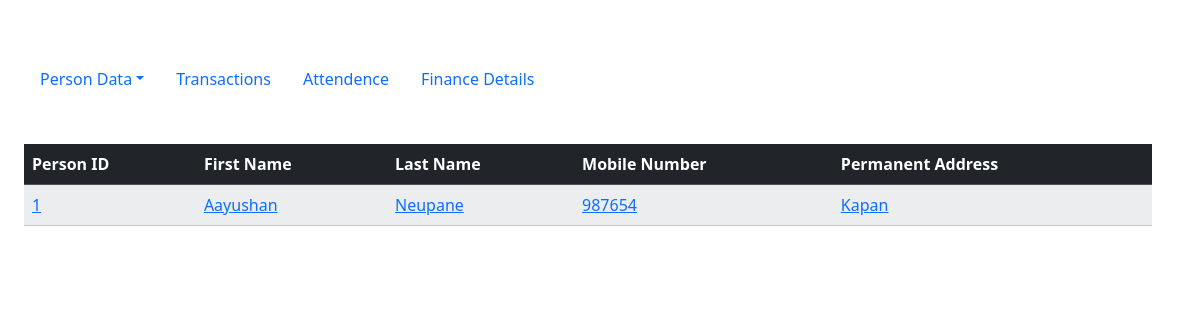
The page /view_staff_list on the database as committed earlier.
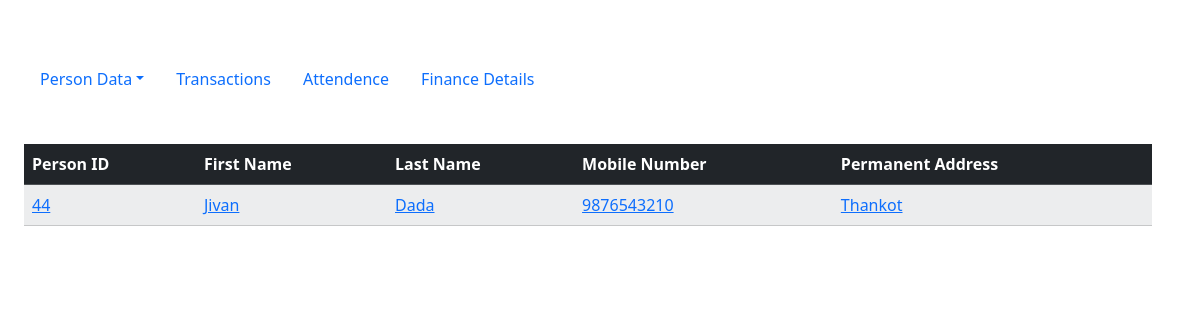
The same page on the database as committed later.
### tables this page shows
CREATE TABLE staff(
    staff_id INTEGER,
    joined_date DATE,
    left_date DATE,
    salary NUMBER,
    post TEXT,
    FOREIGN KEY (staff_id) REFERENCES persons(person_id)
    PRIMARY KEY(staff_id)
);

CREATE TABLE persons(
    person_id INTEGER, /*primary key for  member*/
    first_name TEXT,
    last_name TEXT,
    photo TEXT, /* passport size photo name, which will be stored in /static/uploads */
    gender VARCHAR(1),/* M or F or O (Male, Female, Other) */
    dob DATE,
    temporary_address TEXT,
    permanent_address TEXT,
    mobile_number TEXT,
    occupation TEXT,
    emergency_number TEXT,
    married INTEGER, /* 0 for unmarried 1 for married*/
    blood_group TEXT,
    PRIMARY KEY (person_id) /* Automatically increments the id for new record in the table */
);

### app.py (the view)
@app.route("/view_staff_list")
def view_staff_list():
        records = db.execute("SELECT * FROM persons JOIN staff ON persons.person_id = staff.staff_id")
        return render_template("viewstafflist.html", current_page="view_member_data", records=records)

### templates/viewstafflist.html (shortened to what this page needs)
{% extends "template.html" %}
{% block body %}
    <table class="table table-striped">
            <thead class="table-dark">
                <tr>
                        <th>Person ID</th>
                        <th>First Name</th>
                        <th>Last Name</th>
                        <th>Mobile Number</th>
                        <th>Permanent Address</th>
                </tr>
            </thead>
            <tbody class="table-light">
                {% for record in records %}
                        <td><a href="/view_staff_data?staff_id={{record['person_id']}}">{{record["person_id"]}}</a></td>
                        <td><a href="/view_staff_data?staff_id={{record['person_id']}}">{{record["first_name"]}}</a></td>
                        <td><a href="/view_staff_data?staff_id={{record['person_id']}}">{{record["last_name"]}}</a></td>
                        <td><a href="/view_staff_data?staff_id={{record['person_id']}}">{{record["mobile_number"]}}</a></td>
                        <td><a href="/view_staff_data?staff_id={{record['person_id']}}">{{record["permanent_address"]}}</a></td>
                {% endfor %}
            </tbody>
    </table>
{% endblock %}

Rows that differ between the two databases and show on the page:
removed staff: person_id "1", first_name "Aayushan", last_name "Neupane", mobile_number "987654", permanent_address "Kapan"
added staff: person_id "44", first_name "Jivan", last_name "Dada", mobile_number "9876543210", permanent_address "Thankot"
